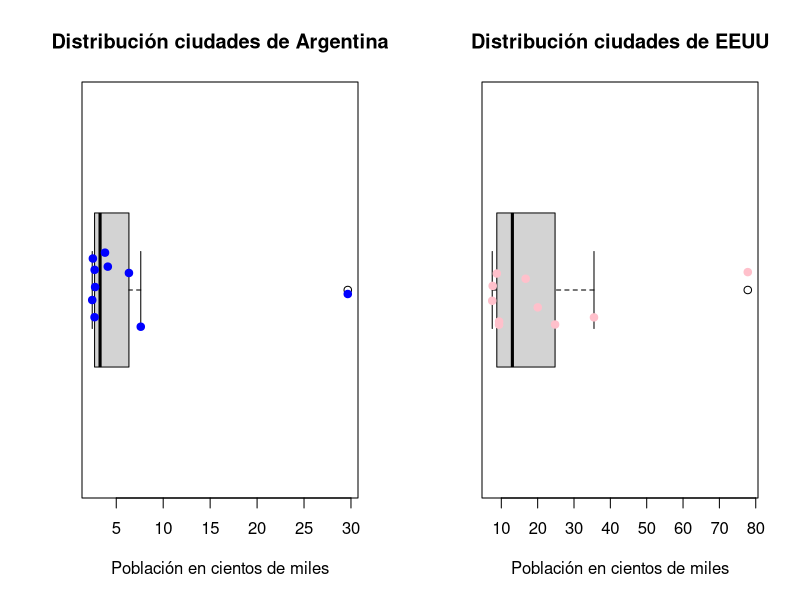
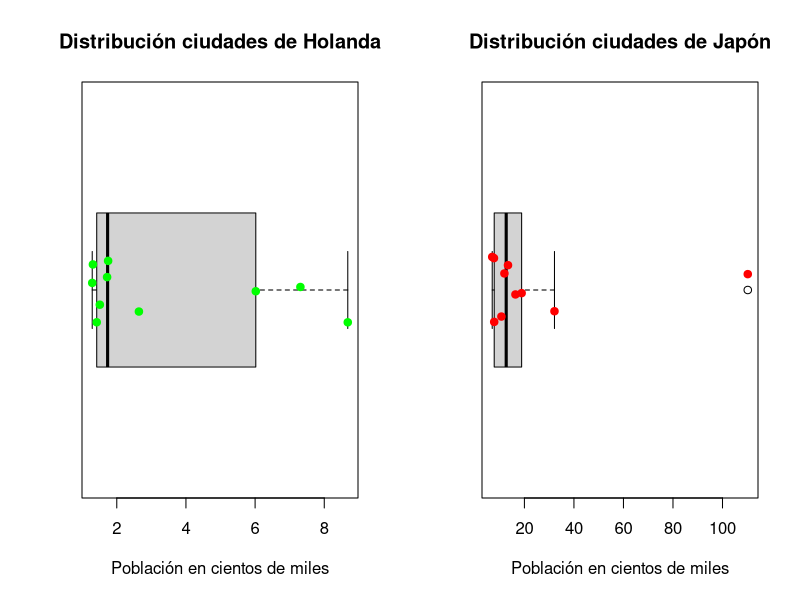

Recreate these plots in R, in order.
## ---- chunk 1
par(mfrow = c(1,2))
Argentina <- c(29.66, 7.61, 6.35, 4.10, 3.80, 2.75, 2.70, 2.69, 2.51, 2.44)
EEUU <- c(77.81, 35.50, 24.79, 20.02, 16.70, 9.39, 9.38,8.76, 7.63, 7.50)
Holanda <- c(8.68, 7.31, 6.02, 2.64, 1.75, 1.72, 1.51, 1.42, 1.31, 1.29)
Japon <- c(110.21, 32.14, 18.88, 16.38, 13.37, 11.92, 10.71, 7.80, 7.70, 7.00)
par(mfrow = c(1,1))
## ---- chunk 2
par(mfrow = c(1,2))
boxplot(Argentina, horizontal = TRUE, main="Distribución ciudades de Argentina", xlab = "Población en cientos de miles")
stripchart(Argentina, method = "jitter", pch = 19, add = TRUE, col = "BLUE")
boxplot(EEUU, horizontal = TRUE, main="Distribución ciudades de EEUU", xlab = "Población en cientos de miles")
stripchart(EEUU, method = "jitter", pch = 19, add = TRUE, col = "PINK")
par(mfrow = c(1,1))
## ---- chunk 3
par(mfrow = c(1,2))
boxplot(Holanda, horizontal = TRUE, main="Distribución ciudades de Holanda", xlab = "Población en cientos de miles")
stripchart(Holanda, method = "jitter", pch = 19, add = TRUE, col = "GREEN")
boxplot(Japon, horizontal = TRUE, main="Distribución ciudades de Japón", xlab = "Población en cientos de miles")
stripchart(Japon, method = "jitter", pch = 19, add = TRUE, col = "RED")
par(mfrow = c(1,1))
## ---- chunk 4
quantile(Argentina)
## ---- chunk 5
quantile(EEUU)
## ---- chunk 6
quantile(Holanda)
## ---- chunk 7
quantile(Japon)
## ---- chunk 8
lambda= 180 * 0.98
ppois(180, lambda = lambda, lower.tail = TRUE)
## ---- chunk 9
media <- 400
ds <- 5
result <- pnorm(415,media,ds,lower.tail = FALSE)
print(paste(result*100,'%'))
